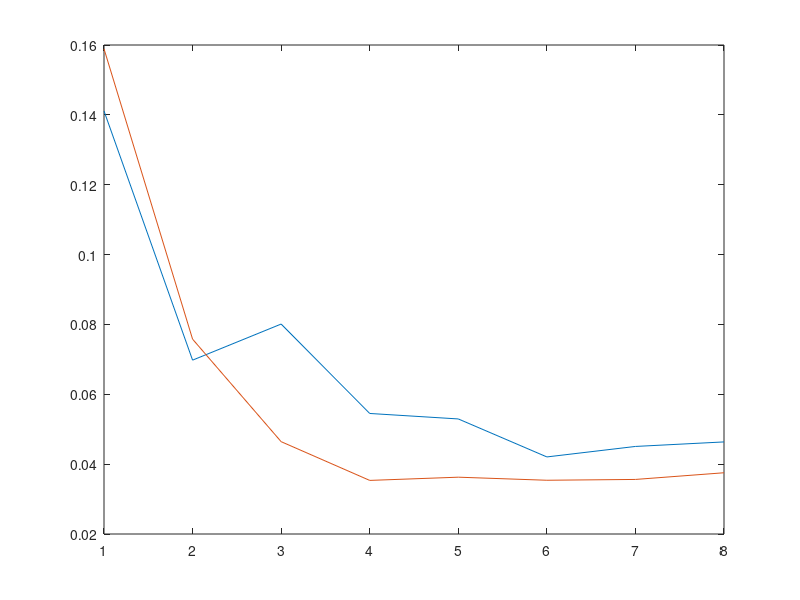

The MATLAB source for this figure:
%% Naive implementation

close all;
x = [1:8];
y = [   
        0.141117,
        0.069776,
        0.080108,
        0.054510,
        0.052942,
        0.042066,
        0.045068,
        0.046363,
    ];
plot(x,y);

%% Our loadbalancing

x2 = [1:8];
y2 = [
        0.158897,
        0.075789,
        0.046435,
        0.035345,
        0.036267,
        0.035388,
        0.035622,
        0.037534
    ]

plot(x,y); 
hold on;
plot(x2,y2);





